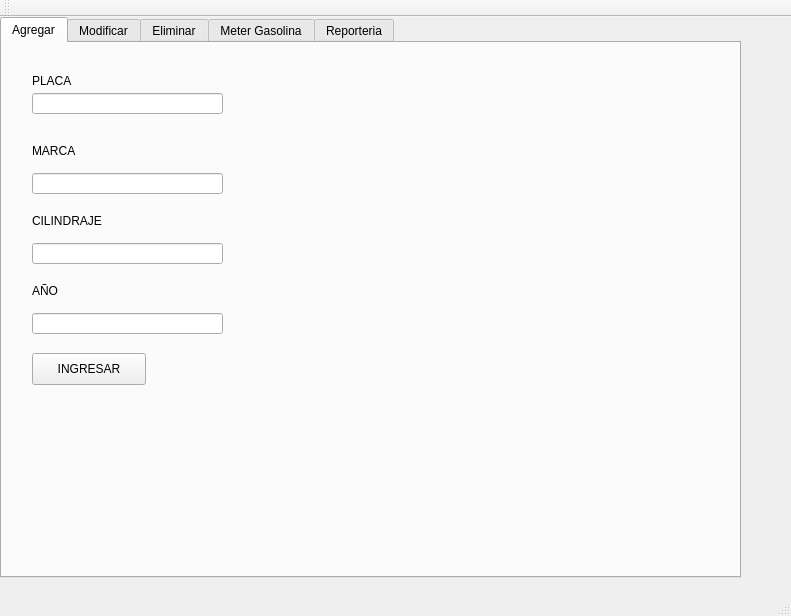
<?xml version="1.0" encoding="UTF-8"?>
<ui version="4.0">
 <class>MainWindow</class>
 <widget class="QMainWindow" name="MainWindow">
  <property name="geometry">
   <rect>
    <x>0</x>
    <y>0</y>
    <width>791</width>
    <height>616</height>
   </rect>
  </property>
  <property name="windowTitle">
   <string>MainWindow</string>
  </property>
  <widget class="QWidget" name="centralWidget">
   <widget class="QTabWidget" name="Principal">
    <property name="geometry">
     <rect>
      <x>0</x>
      <y>0</y>
      <width>741</width>
      <height>561</height>
     </rect>
    </property>
    <property name="currentIndex">
     <number>0</number>
    </property>
    <widget class="QWidget" name="Agregar">
     <attribute name="title">
      <string>Agregar</string>
     </attribute>
     <widget class="QLabel" name="label">
      <property name="geometry">
       <rect>
        <x>30</x>
        <y>30</y>
        <width>62</width>
        <height>16</height>
       </rect>
      </property>
      <property name="text">
       <string>PLACA</string>
      </property>
     </widget>
     <widget class="QLineEdit" name="LE_Placa">
      <property name="geometry">
       <rect>
        <x>30</x>
        <y>50</y>
        <width>191</width>
        <height>21</height>
       </rect>
      </property>
     </widget>
     <widget class="QLabel" name="label_2">
      <property name="geometry">
       <rect>
        <x>30</x>
        <y>100</y>
        <width>62</width>
        <height>16</height>
       </rect>
      </property>
      <property name="text">
       <string>MARCA</string>
      </property>
     </widget>
     <widget class="QLineEdit" name="LE_Marca">
      <property name="geometry">
       <rect>
        <x>30</x>
        <y>130</y>
        <width>191</width>
        <height>21</height>
       </rect>
      </property>
     </widget>
     <widget class="QLineEdit" name="LE_Cilindraje">
      <property name="geometry">
       <rect>
        <x>30</x>
        <y>200</y>
        <width>191</width>
        <height>21</height>
       </rect>
      </property>
     </widget>
     <widget class="QLabel" name="label_3">
      <property name="geometry">
       <rect>
        <x>30</x>
        <y>170</y>
        <width>91</width>
        <height>16</height>
       </rect>
      </property>
      <property name="text">
       <string>CILINDRAJE</string>
      </property>
     </widget>
     <widget class="QLabel" name="label_4">
      <property name="geometry">
       <rect>
        <x>30</x>
        <y>240</y>
        <width>62</width>
        <height>16</height>
       </rect>
      </property>
      <property name="text">
       <string>AÑO</string>
      </property>
     </widget>
     <widget class="QPushButton" name="B_AgregarCarro">
      <property name="geometry">
       <rect>
        <x>30</x>
        <y>310</y>
        <width>114</width>
        <height>32</height>
       </rect>
      </property>
      <property name="text">
       <string>INGRESAR</string>
      </property>
     </widget>
     <widget class="QLineEdit" name="LE_Year">
      <property name="geometry">
       <rect>
        <x>30</x>
        <y>270</y>
        <width>191</width>
        <height>21</height>
       </rect>
      </property>
     </widget>
    </widget>
    <widget class="QWidget" name="Modificar">
     <attribute name="title">
      <string>Modificar</string>
     </attribute>
     <widget class="QLineEdit" name="LE_MarcaModi">
      <property name="geometry">
       <rect>
        <x>30</x>
        <y>210</y>
        <width>191</width>
        <height>21</height>
       </rect>
      </property>
     </widget>
     <widget class="QLabel" name="label_9">
      <property name="geometry">
       <rect>
        <x>30</x>
        <y>320</y>
        <width>62</width>
        <height>16</height>
       </rect>
      </property>
      <property name="text">
       <string>AÑO</string>
      </property>
     </widget>
     <widget class="QPushButton" name="B_ModificarCarro">
      <property name="geometry">
       <rect>
        <x>30</x>
        <y>390</y>
        <width>114</width>
        <height>32</height>
       </rect>
      </property>
      <property name="text">
       <string>MODIFICAR</string>
      </property>
     </widget>
     <widget class="QLabel" name="label_10">
      <property name="geometry">
       <rect>
        <x>30</x>
        <y>180</y>
        <width>62</width>
        <height>16</height>
       </rect>
      </property>
      <property name="text">
       <string>MARCA</string>
      </property>
     </widget>
     <widget class="QLineEdit" name="LE_CilindrajeModi">
      <property name="geometry">
       <rect>
        <x>30</x>
        <y>280</y>
        <width>191</width>
        <height>21</height>
       </rect>
      </property>
     </widget>
     <widget class="QLineEdit" name="LE_PlacaModi">
      <property name="geometry">
       <rect>
        <x>30</x>
        <y>140</y>
        <width>191</width>
        <height>21</height>
       </rect>
      </property>
     </widget>
     <widget class="QLabel" name="label_11">
      <property name="geometry">
       <rect>
        <x>30</x>
        <y>250</y>
        <width>91</width>
        <height>16</height>
       </rect>
      </property>
      <property name="text">
       <string>CILINDRAJE</string>
      </property>
     </widget>
     <widget class="QLabel" name="label_12">
      <property name="geometry">
       <rect>
        <x>30</x>
        <y>110</y>
        <width>62</width>
        <height>16</height>
       </rect>
      </property>
      <property name="text">
       <string>PLACA</string>
      </property>
     </widget>
     <widget class="QComboBox" name="CB_Modificar">
      <property name="geometry">
       <rect>
        <x>30</x>
        <y>60</y>
        <width>431</width>
        <height>26</height>
       </rect>
      </property>
     </widget>
     <widget class="QPushButton" name="B_SelectModi">
      <property name="geometry">
       <rect>
        <x>510</x>
        <y>60</y>
        <width>114</width>
        <height>32</height>
       </rect>
      </property>
      <property name="text">
       <string>SELECCIONAR</string>
      </property>
     </widget>
     <widget class="QPushButton" name="B_CargarModi">
      <property name="geometry">
       <rect>
        <x>30</x>
        <y>10</y>
        <width>121</width>
        <height>32</height>
       </rect>
      </property>
      <property name="text">
       <string>CARGAR LISTA</string>
      </property>
     </widget>
     <widget class="QLineEdit" name="LE_YearModi">
      <property name="geometry">
       <rect>
        <x>30</x>
        <y>350</y>
        <width>191</width>
        <height>21</height>
       </rect>
      </property>
     </widget>
    </widget>
    <widget class="QWidget" name="Eliminar">
     <attribute name="title">
      <string>Eliminar</string>
     </attribute>
     <widget class="QComboBox" name="CB_Eliminar">
      <property name="geometry">
       <rect>
        <x>30</x>
        <y>150</y>
        <width>641</width>
        <height>26</height>
       </rect>
      </property>
     </widget>
     <widget class="QPushButton" name="B_Eliminar">
      <property name="geometry">
       <rect>
        <x>290</x>
        <y>200</y>
        <width>114</width>
        <height>32</height>
       </rect>
      </property>
      <property name="text">
       <string>ELIMINAR</string>
      </property>
     </widget>
     <widget class="QPushButton" name="B_CargarEliminar">
      <property name="geometry">
       <rect>
        <x>40</x>
        <y>20</y>
        <width>121</width>
        <height>32</height>
       </rect>
      </property>
      <property name="text">
       <string>CARGAR LISTA</string>
      </property>
     </widget>
    </widget>
    <widget class="QWidget" name="Meter_Gasolina">
     <attribute name="title">
      <string>Meter Gasolina</string>
     </attribute>
     <widget class="QComboBox" name="CB_AgregarGaso">
      <property name="geometry">
       <rect>
        <x>30</x>
        <y>30</y>
        <width>201</width>
        <height>26</height>
       </rect>
      </property>
     </widget>
     <widget class="QPushButton" name="B_SelectGaso">
      <property name="enabled">
       <bool>false</bool>
      </property>
      <property name="geometry">
       <rect>
        <x>640</x>
        <y>20</y>
        <width>21</width>
        <height>21</height>
       </rect>
      </property>
      <property name="text">
       <string>.</string>
      </property>
      <property name="flat">
       <bool>false</bool>
      </property>
     </widget>
     <widget class="QPushButton" name="B_AgregarGaso">
      <property name="geometry">
       <rect>
        <x>30</x>
        <y>430</y>
        <width>114</width>
        <height>32</height>
       </rect>
      </property>
      <property name="text">
       <string>AGREGAR</string>
      </property>
     </widget>
     <widget class="QLabel" name="label_13">
      <property name="geometry">
       <rect>
        <x>30</x>
        <y>90</y>
        <width>62</width>
        <height>16</height>
       </rect>
      </property>
      <property name="text">
       <string>FECHA</string>
      </property>
     </widget>
     <widget class="QLineEdit" name="LE_FechaGaso">
      <property name="geometry">
       <rect>
        <x>30</x>
        <y>120</y>
        <width>191</width>
        <height>21</height>
       </rect>
      </property>
     </widget>
     <widget class="QLabel" name="label_14">
      <property name="geometry">
       <rect>
        <x>30</x>
        <y>160</y>
        <width>62</width>
        <height>16</height>
       </rect>
      </property>
      <property name="text">
       <string>LEMPIRAS</string>
      </property>
     </widget>
     <widget class="QLabel" name="label_15">
      <property name="geometry">
       <rect>
        <x>30</x>
        <y>230</y>
        <width>62</width>
        <height>16</height>
       </rect>
      </property>
      <property name="text">
       <string>LITROS</string>
      </property>
     </widget>
     <widget class="QLabel" name="label_16">
      <property name="geometry">
       <rect>
        <x>30</x>
        <y>300</y>
        <width>91</width>
        <height>16</height>
       </rect>
      </property>
      <property name="text">
       <string>KILOMETROS</string>
      </property>
     </widget>
     <widget class="QDoubleSpinBox" name="SP_Lempiras">
      <property name="geometry">
       <rect>
        <x>30</x>
        <y>190</y>
        <width>141</width>
        <height>24</height>
       </rect>
      </property>
      <property name="maximum">
       <double>10000.989999999999782</double>
      </property>
     </widget>
     <widget class="QDoubleSpinBox" name="SP_Litros">
      <property name="geometry">
       <rect>
        <x>30</x>
        <y>260</y>
        <width>141</width>
        <height>24</height>
       </rect>
      </property>
      <property name="maximum">
       <double>10000.989999999999782</double>
      </property>
     </widget>
     <widget class="QDoubleSpinBox" name="SP_Kilometros">
      <property name="geometry">
       <rect>
        <x>30</x>
        <y>330</y>
        <width>141</width>
        <height>24</height>
       </rect>
      </property>
      <property name="maximum">
       <double>10000.989999999999782</double>
      </property>
     </widget>
     <widget class="QPushButton" name="B_CargarGaso">
      <property name="geometry">
       <rect>
        <x>40</x>
        <y>0</y>
        <width>121</width>
        <height>32</height>
       </rect>
      </property>
      <property name="text">
       <string>CARGAR LISTA</string>
      </property>
     </widget>
    </widget>
    <widget class="QWidget" name="Reporteria">
     <attribute name="title">
      <string>Reporteria</string>
     </attribute>
     <widget class="QComboBox" name="CB_Reporte">
      <property name="geometry">
       <rect>
        <x>10</x>
        <y>30</y>
        <width>481</width>
        <height>26</height>
       </rect>
      </property>
     </widget>
     <widget class="QPushButton" name="B_SelectReporte">
      <property name="geometry">
       <rect>
        <x>530</x>
        <y>30</y>
        <width>161</width>
        <height>32</height>
       </rect>
      </property>
      <property name="text">
       <string>SELECCIONAR</string>
      </property>
     </widget>
     <widget class="QPushButton" name="B_CargarReporte">
      <property name="geometry">
       <rect>
        <x>20</x>
        <y>0</y>
        <width>121</width>
        <height>32</height>
       </rect>
      </property>
      <property name="text">
       <string>CARGAR LISTA</string>
      </property>
     </widget>
     <widget class="QLabel" name="label_18">
      <property name="geometry">
       <rect>
        <x>150</x>
        <y>400</y>
        <width>81</width>
        <height>16</height>
       </rect>
      </property>
      <property name="text">
       <string>Total Litros</string>
      </property>
     </widget>
     <widget class="QLabel" name="label_19">
      <property name="geometry">
       <rect>
        <x>300</x>
        <y>400</y>
        <width>111</width>
        <height>16</height>
       </rect>
      </property>
      <property name="text">
       <string>Total Kilometros</string>
      </property>
     </widget>
     <widget class="QLineEdit" name="LE_LempirasRep">
      <property name="geometry">
       <rect>
        <x>10</x>
        <y>430</y>
        <width>121</width>
        <height>21</height>
       </rect>
      </property>
      <property name="readOnly">
       <bool>true</bool>
      </property>
     </widget>
     <widget class="QLabel" name="label_17">
      <property name="geometry">
       <rect>
        <x>10</x>
        <y>400</y>
        <width>101</width>
        <height>16</height>
       </rect>
      </property>
      <property name="text">
       <string>Total Lempiras</string>
      </property>
     </widget>
     <widget class="QLineEdit" name="LE_KilometrosRep">
      <property name="geometry">
       <rect>
        <x>300</x>
        <y>430</y>
        <width>131</width>
        <height>21</height>
       </rect>
      </property>
      <property name="readOnly">
       <bool>true</bool>
      </property>
     </widget>
     <widget class="QLineEdit" name="LE_LitrosRep">
      <property name="geometry">
       <rect>
        <x>150</x>
        <y>430</y>
        <width>131</width>
        <height>21</height>
       </rect>
      </property>
      <property name="readOnly">
       <bool>true</bool>
      </property>
     </widget>
     <widget class="QPlainTextEdit" name="TE_Reportes">
      <property name="geometry">
       <rect>
        <x>10</x>
        <y>70</y>
        <width>701</width>
        <height>311</height>
       </rect>
      </property>
      <property name="readOnly">
       <bool>true</bool>
      </property>
     </widget>
     <widget class="QLabel" name="label_5">
      <property name="geometry">
       <rect>
        <x>10</x>
        <y>470</y>
        <width>81</width>
        <height>16</height>
       </rect>
      </property>
      <property name="text">
       <string>Litros/Km</string>
      </property>
     </widget>
     <widget class="QLineEdit" name="LE_Litros_Km">
      <property name="geometry">
       <rect>
        <x>10</x>
        <y>500</y>
        <width>121</width>
        <height>21</height>
       </rect>
      </property>
      <property name="readOnly">
       <bool>true</bool>
      </property>
     </widget>
     <widget class="QLabel" name="label_6">
      <property name="geometry">
       <rect>
        <x>150</x>
        <y>470</y>
        <width>62</width>
        <height>16</height>
       </rect>
      </property>
      <property name="text">
       <string>Km/Litro</string>
      </property>
     </widget>
     <widget class="QLineEdit" name="LE_Km_Litro">
      <property name="geometry">
       <rect>
        <x>150</x>
        <y>500</y>
        <width>121</width>
        <height>21</height>
       </rect>
      </property>
      <property name="readOnly">
       <bool>true</bool>
      </property>
     </widget>
     <widget class="QLabel" name="label_7">
      <property name="geometry">
       <rect>
        <x>300</x>
        <y>470</y>
        <width>101</width>
        <height>16</height>
       </rect>
      </property>
      <property name="text">
       <string>Litros/Lempiras</string>
      </property>
     </widget>
     <widget class="QLineEdit" name="LE_Litros_Lemp">
      <property name="geometry">
       <rect>
        <x>300</x>
        <y>500</y>
        <width>131</width>
        <height>21</height>
       </rect>
      </property>
     </widget>
     <widget class="QLabel" name="label_8">
      <property name="geometry">
       <rect>
        <x>450</x>
        <y>400</y>
        <width>131</width>
        <height>16</height>
       </rect>
      </property>
      <property name="text">
       <string>Lempiras/Kilometro</string>
      </property>
     </widget>
     <widget class="QLineEdit" name="LE_Lemp_Km">
      <property name="geometry">
       <rect>
        <x>450</x>
        <y>430</y>
        <width>131</width>
        <height>21</height>
       </rect>
      </property>
     </widget>
     <widget class="QLabel" name="label_20">
      <property name="geometry">
       <rect>
        <x>450</x>
        <y>470</y>
        <width>101</width>
        <height>16</height>
       </rect>
      </property>
      <property name="text">
       <string>Lempiras/Litro</string>
      </property>
     </widget>
     <widget class="QLineEdit" name="LE_Lemp_Litro">
      <property name="geometry">
       <rect>
        <x>450</x>
        <y>500</y>
        <width>141</width>
        <height>21</height>
       </rect>
      </property>
     </widget>
    </widget>
   </widget>
  </widget>
  <widget class="QToolBar" name="mainToolBar">
   <attribute name="toolBarArea">
    <enum>TopToolBarArea</enum>
   </attribute>
   <attribute name="toolBarBreak">
    <bool>false</bool>
   </attribute>
  </widget>
  <widget class="QStatusBar" name="statusBar"/>
 </widget>
 <layoutdefault spacing="6" margin="11"/>
 <resources/>
 <connections/>
</ui>
